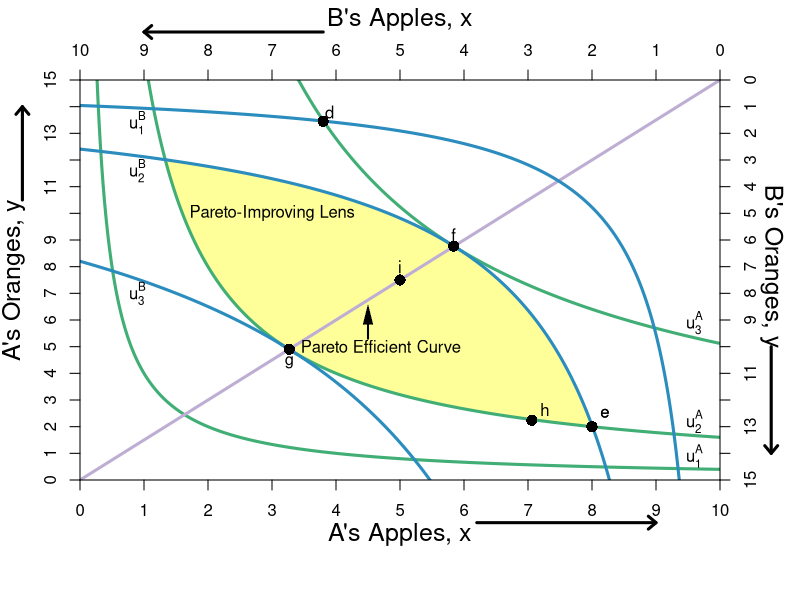

Write the R code that produced this figure.
#require(ggplot2)
require(shape)
pdf(file = "bfh-textbook/property/property_tioli.pdf", width = 9, height = 7)

#Set parameters for graphics
axislabelsize <- 1.5
graphlinewidth <- 3

COL <- c("#7fc97f", "#beaed4", "#fdc086", "#ffff99", "#386cb0", "#f0027f", "#bf5b17", "#666666")
COLA <- c("#99d8c9","#66c2a4","#41ae76", "#238b45", "#005824")
COLB <- c("#4eb3d3", "#2b8cbe", "#0868ac","#084081")

indiffcurveA1 <- function(x, U = 2, A = 1, a = 0.5) {
  ((((U)/A)*(1/x)^a)^(1/(1-a)))
}

indiffcurveA2 <- function(x, U = 4, A = 1, a = 0.5) {
  (((U/A)*(1/x)^a)^(1/(1-a)))
}

indiffcurveA3 <- function(x, U = 6.123724, A = 1, a = 0.5) {
  (((U/A)*(1/x)^a)^(1/(1-a)))
}

indiffcurveA4 <- function(x, U = 7.156591, A = 1, a = 0.5) {
  ((((U)/A)*(1/x)^a)^(1/(1-a)))
}

paretoEC <- function(x) {
  (3/2)*x
}

indiffcurveBneg <- function(x, U = 5.09, A = 1, a = 0.5) {
  15 - (((U/A)*(1/(10 - x))^a)^(1/(1-a)))
}

indiffcurveBneg1 <- function(x, U = 3.09, A = 1, a = 0.5) {
  15 - (((U/A)*(1/(10 - x))^a)^(1/(1-a)))
}

indiffcurveBneg2 <- function(x, U = 5.09, A = 1, a = 0.5) {
  15 - (((U/A)*(1/(10 - x))^a)^(1/(1-a)))
}

indiffcurveBneg3 <- function(x, U = 8.244574, A = 1, a = 0.5) {
  15 - (((U/A)*(1/(10 - x))^a)^(1/(1-a)))
}




#Aisha happens to have found 8 apples and 2 oranges, 
#and Betty happens to have found 2 apples and 13 oranges. 
#Aisha's utility (8^0.5)*(2^0.5) = 4
#Betty's utility (2^0.5)*(13^0.5) = 5.09


par(mar =  c(6, 4, 4, 4))
xlims <- c(0, 10)
ylims <- c(0, 15)
xlims2 <- c(10, 0)
ylims2 <- c(15, 0)

plot(0, 0, xlim = xlims, ylim = ylims, type = "n",
     xlab = expression(paste("A's Apples, ", x)),
     ylab = expression(paste("A's Oranges, ", y)), 
     line = 2.5,
     xaxt = "n", 
     yaxt = "n", 
     cex.lab = axislabelsize, 
     bty = "n",
     xaxs="i", 
     yaxs="i")


npts <- 500 
npts2 <- 501

#Specify the sequences of points for graphing. 
xx1 <- seq(xlims[1], xlims[2], length.out = npts)
yy1 <- indiffcurveA2(xx1, U = 4, A = 1, a = 0.5)
yy2 <- indiffcurveA2(xx1)

#Polygon Attempt
#polygon(x = c(1.34, 6, 8, 10 - 6.73), y = c(12, 9, 2, 15 - 10.1), col="powderblue", density=NULL, border = NA)

#I need something like xx1 with npts for 
xpoly1 <- seq(from = 1.34, to = 8, length.out = 500)
ypoly1 <- indiffcurveA2(xpoly1, U = 4, A = 1, a = 0.5)
ypoly2 <- indiffcurveBneg(xpoly1, U = 5.09, A = 1, a = 0.5)
polygon(x = c(xpoly1, rev(xpoly1)), y = c(ypoly1, rev(ypoly2)), col=COL[4], density=NULL, border = NA)

#Draw the lines for the graphs
lines(xx1, indiffcurveA1(xx1), col = COLA[3], lwd = graphlinewidth)
lines(xx1, indiffcurveA2(xx1), col = COLA[3], lwd = graphlinewidth)
#lines(xx1, indiffcurveA3(xx1), col = COLA[3], lwd = graphlinewidth)
lines(xx1, indiffcurveA4(xx1), col = COLA[3], lwd = graphlinewidth)
lines(xx1, paretoEC(xx1), col = COL[2], lwd = graphlinewidth)

lines(xx1, indiffcurveBneg1(xx1), col = COLB[2], lwd = graphlinewidth)
lines(xx1, indiffcurveBneg2(xx1), col = COLB[2], lwd = graphlinewidth)
lines(xx1, indiffcurveBneg3(xx1), col = COLB[2], lwd = graphlinewidth)

#Customize ticks and labels for the plot
ticksy <- seq(from = 0, to = 15, by = 1)
ylabels <- seq(from = 0, to = 15, by = 1)
ticksx <- seq(from = 0, to = 10, by = 1)
xlabels <- seq(from = 0, to = 10, by = 1)
axis(1, at = ticksx, pos = 0, labels = xlabels)
axis(2, at = ticksy, pos = 0, labels = ylabels, las = 0)

#Add arrows:
arrows(-0.9, 10.5, -0.9, 14, xpd = TRUE, length=0.1,angle=40,lwd=3)
arrows(6.2, -1.6, 9, -1.6, xpd = TRUE, length=0.1,angle=40,lwd=3)

#Annotation of the three graphs and the NE
text(9.6, 0.9, expression(u[1]^A))
text(9.6, 2.2, expression(u[2]^A))
#text(9.6, 4.4, expression(u[3]^A))
text(9.6, 5.9, expression(u[3]^A))

#Perhaps useful point to label the unused intersection of the participation constraints
#points(1.34, 12, pch = 16, col = "black", cex = 1.5)



#Pareto efficiency curve
#segments(4.16, 6.23, 6.73, 10.1, lty = 2, lwd = 2)
text(4.7, 5, expression("Pareto Efficient Curve"))
Arrows(4.5, 5.3, 4.5, 6.2, col = "black", lty = 1, lwd = 2, arr.type = "triangle", arr.lwd = 0.5)


#Set up second axes and labels

par(new = TRUE)

#Use the same x and ylims as previously, but with locations switched
xlims2 <- c(10, 0)
ylims2 <- c(15, 0)

#Leave the ylab and xlab blank to ensure no axes titles
plot(0, 0, xlim = xlims2, ylim = ylims2, type = "n",
     xlab = expression(paste("")),
     ylab = expression(paste("")),
     xaxt = "n", 
     yaxt = "n", 
     cex.lab = 1.3, 
     bty = "n",
     xaxs="i", 
     yaxs="i")

#Set up axes at sides 3 and 4 (top and right)
axis(side = 3, at = ticksx, pos = 0, labels = xlabels)
axis(side = 4, at = ticksy, pos = 0, labels = ylabels, las = 0)
mtext("B's Apples, x", side = 3, line = 2.5, cex = axislabelsize)
text(-0.8, 7, expression(paste("B's Oranges, y")), xpd = TRUE, cex = axislabelsize, srt = 270) 

#Add arrows:
arrows(-0.8, 10, -0.8, 14, xpd = TRUE, length=0.1,angle=40,lwd=3)
arrows(6.2, -1.8, 9, -1.8, xpd = TRUE, length=0.1,angle=40,lwd=3)

#Label B's indifference curves
text(9.1, 1.6, expression(u[1]^B))
text(9.1, 3.4, expression(u[2]^B))
#text(9.1, 4.6, expression(u[3]^B))
text(9.1, 8, expression(u[3]^B))

#Add a point for the initial endowment
points(2, 13, pch = 16, col = "black", cex = 1.5)
text(1.8, 12.5, expression(e))

#Label a point on the middle of the curve
points(5, 7.5, pch = 16, col = "black", cex = 1.5)
text(5, 7, expression(i))

#(5^0.5)*(7.5^0.5) = 6.123724

#Add point for comparison to participation constraint
points(6.2, 1.55, pch = 16, col = "black", cex = 1.5)
text(6.1, 1.2, expression(d))


#Calculate TIOLI power allocation for B
#mrs(x,y) => pareto efficient curve is (3/2)x = y
#A's initital utility is 4 = u(8,2) = (8^0.5)*(2^0.5)
#Therefore substitute in the contract curve u_e^A = 4 = (x^A)^(0.5)(3/2*x^A)^0.5
# => x^A = 4/((3/2)^0.5) = 3.27 => x^B = 6.73
# => y^A = 3/2(x^A) = 4.9 => y^B = 10.1

#Add point g for B's TIOLI power
points(6.73, 10.1, pch = 16, col = "black", cex = 1.5)
text(6.73, 10.6, expression(g))

#Calculate TIOLI power allocation for A
#mrs(x,y) => pareto efficient curve is (3/2)x = y
#A's initital utility is 4 = u(8,2) = (8^0.5)*(2^0.5)
#Therefore substitute in the contract curve u_e^A = 4 = (x^A)^(0.5)(3/2*x^A)^0.5
# => x^B = 5.09/((3/2)^0.5) = 4.16 => x^A = 5.84
# => y^B = 3/2(x^B) = 6.23 => y^A = 8.77 
#=> u^A = (5.84^0.5)*(8.77^0.5) = 7.156591
#Add point f for A's TIOLI power
points(4.16, 6.23, pch = 16, col = "black", cex = 1.5)
text(4.16, 5.8, expression(f))

#Annotating B's endowment
text(1.8, 12.5, expression(e))

#Annotating a point that is a Pareto improvement over e.
points(2.94, 12.76, pch = 16, col = "black", cex = 1.5)
text(2.74, 12.36, expression(h))
#(2.94^0.5)*(12.76^0.5)

#Label Pareto Improving Lens
text(7, 5, expression(paste("Pareto-Improving Lens")))

dev.off()
